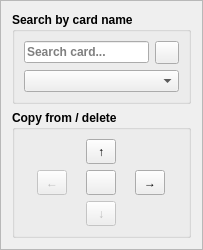
     <widget class="QFrame" name="frame_6">
      <property name="sizePolicy">
       <sizepolicy hsizetype="Preferred" vsizetype="Preferred">
        <horstretch>1</horstretch>
        <verstretch>1</verstretch>
       </sizepolicy>
      </property>
      <property name="frameShape">
       <enum>QFrame::StyledPanel</enum>
      </property>
      <property name="frameShadow">
       <enum>QFrame::Plain</enum>
      </property>
      <layout class="QVBoxLayout" name="verticalLayout_7">
       <item>
        <widget class="QGroupBox" name="SearchCardGroupBox_6">
         <property name="font">
          <font>
           <weight>75</weight>
           <bold>true</bold>
          </font>
         </property>
         <property name="title">
          <string>Search by card name</string>
         </property>
         <layout class="QGridLayout" name="gridLayout_18">
          <item row="0" column="0">
           <widget class="QLineEdit" name="SearchCardEdit_6">
            <property name="placeholderText">
             <string>Search card...</string>
            </property>
            <property name="clearButtonEnabled">
             <bool>true</bool>
            </property>
           </widget>
          </item>
          <item row="0" column="1">
           <widget class="QToolButton" name="RunSearchToolButton_6">
            <property name="text">
             <string/>
            </property>
           </widget>
          </item>
          <item row="2" column="0" colspan="2">
           <widget class="QComboBox" name="SearchCardCombo_6"/>
          </item>
         </layout>
        </widget>
       </item>
       <item>
        <widget class="QGroupBox" name="CopyFromGroupBox_6">
         <property name="font">
          <font>
           <weight>75</weight>
           <bold>true</bold>
          </font>
         </property>
         <property name="title">
          <string>Copy from / delete</string>
         </property>
         <layout class="QGridLayout" name="gridLayout_8">
          <item row="0" column="1">
           <widget class="QToolButton" name="CopyUpButton_6">
            <property name="minimumSize">
             <size>
              <width>30</width>
              <height>25</height>
             </size>
            </property>
            <property name="text">
             <string>↑</string>
            </property>
           </widget>
          </item>
          <item row="1" column="0">
           <widget class="QToolButton" name="CopyLeftButton_6">
            <property name="enabled">
             <bool>false</bool>
            </property>
            <property name="minimumSize">
             <size>
              <width>30</width>
              <height>25</height>
             </size>
            </property>
            <property name="text">
             <string>←</string>
            </property>
           </widget>
          </item>
          <item row="2" column="1">
           <widget class="QToolButton" name="CopyDownButton_6">
            <property name="enabled">
             <bool>false</bool>
            </property>
            <property name="minimumSize">
             <size>
              <width>30</width>
              <height>25</height>
             </size>
            </property>
            <property name="text">
             <string>↓</string>
            </property>
           </widget>
          </item>
          <item row="1" column="2">
           <widget class="QToolButton" name="CopyRightButton_6">
            <property name="minimumSize">
             <size>
              <width>30</width>
              <height>25</height>
             </size>
            </property>
            <property name="text">
             <string>→</string>
            </property>
           </widget>
          </item>
          <item row="1" column="1">
           <widget class="QToolButton" name="DeleteButton_6">
            <property name="minimumSize">
             <size>
              <width>30</width>
              <height>25</height>
             </size>
            </property>
            <property name="text">
             <string/>
            </property>
           </widget>
          </item>
         </layout>
        </widget>
       </item>
      </layout>
     </widget>
